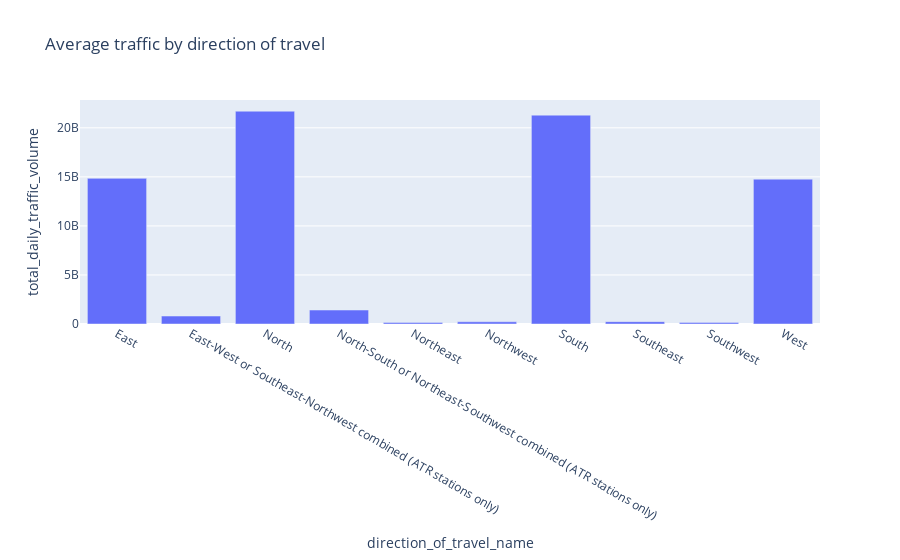

This figure's notebook cell:
### Markdown cell above
We might also be interested in the main directions of the traffic flow.

### Code cell
direction_fig = px.bar(dot_traffic.groupby(['direction_of_travel_name'])['total_daily_traffic_volume'].sum().reset_index(),
              x="direction_of_travel_name", y="total_daily_traffic_volume", 
              title='Average traffic by direction of travel')
direction_fig.show()

### Figure 1 — Plotly figure (JSON) as saved in the notebook; plotly's stock layout.template omitted (floating-point values rounded to 4 significant figures)
{"data": [{"alignmentgroup": "True", "hovertemplate": "direction_of_travel_name=%{x}<br>total_daily_traffic_volume=%{y}<extra></extra>", "legendgroup": "", "marker": {"color": "#636efa"}, "name": "", "offsetgroup": "", "orientation": "v", "showlegend": false, "textposition": "auto", "type": "bar", "x": ["East", "East-West or Southeast-Northwest combined (ATR stations only)", "North", "North-South or Northeast-Southwest combined (ATR stations only)", "Northeast", "Northwest", "South", "Southeast", "Southwest", "West"], "xaxis": "x", "y": [14847038897, 811572783, 21694081651, 1425185082, 162140446, 226946306, 21293878771, 237947816, 165222599, 14768775350], "yaxis": "y"}], "layout": {"barmode": "relative", "legend": {"tracegroupgap": 0}, "title": {"text": "Average traffic by direction of travel"}, "xaxis": {"anchor": "y", "domain": [0, 1], "title": {"text": "direction_of_travel_name"}}, "yaxis": {"anchor": "x", "domain": [0, 1], "title": {"text": "total_daily_traffic_volume"}}}}
